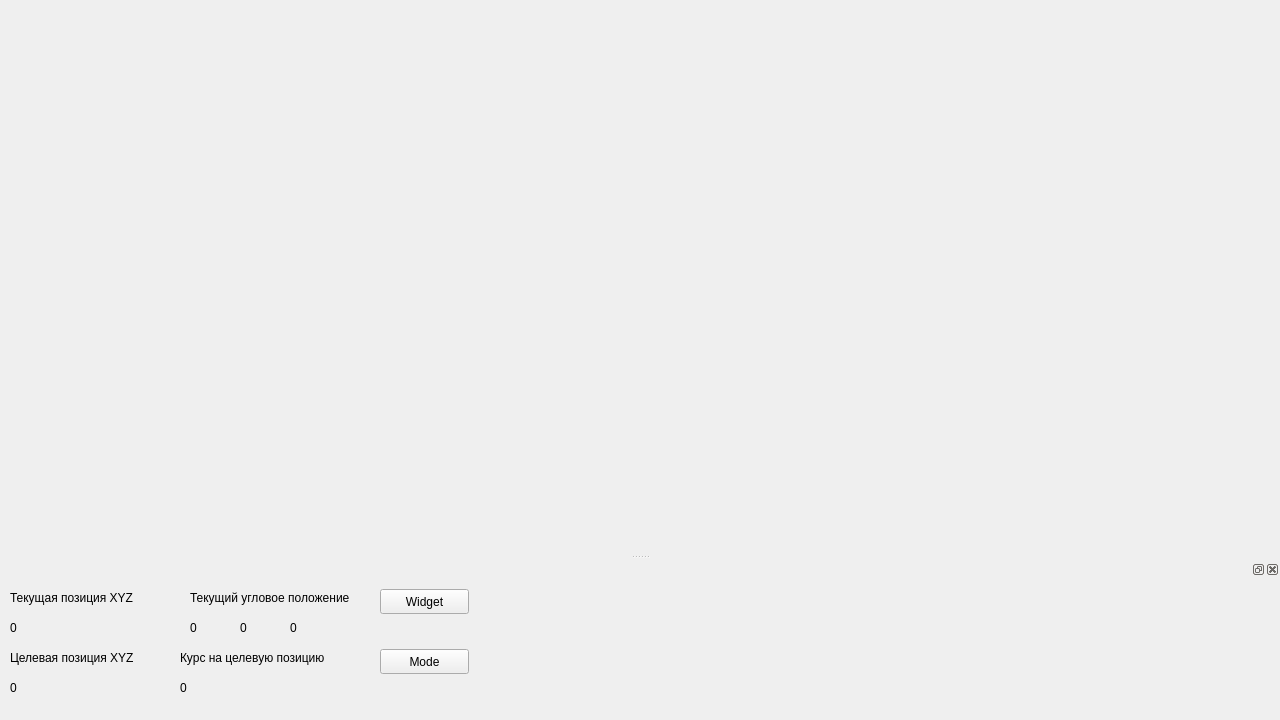
<?xml version="1.0" encoding="UTF-8"?>
<ui version="4.0">
 <class>MainWindow</class>
 <widget class="QMainWindow" name="MainWindow">
  <property name="geometry">
   <rect>
    <x>0</x>
    <y>0</y>
    <width>1280</width>
    <height>720</height>
   </rect>
  </property>
  <property name="minimumSize">
   <size>
    <width>1280</width>
    <height>720</height>
   </size>
  </property>
  <property name="windowTitle">
   <string>MainWindow</string>
  </property>
  <widget class="QWidget" name="centralwidget">
   <property name="minimumSize">
    <size>
     <width>640</width>
     <height>480</height>
    </size>
   </property>
  </widget>
  <widget class="QDockWidget" name="dockWidget">
   <property name="minimumSize">
    <size>
     <width>480</width>
     <height>160</height>
    </size>
   </property>
   <attribute name="dockWidgetArea">
    <number>8</number>
   </attribute>
   <widget class="QWidget" name="dockWidgetContents">
    <widget class="QLabel" name="text_xyz_position">
     <property name="geometry">
      <rect>
       <x>10</x>
       <y>10</y>
       <width>161</width>
       <height>17</height>
      </rect>
     </property>
     <property name="text">
      <string>Текущая позиция XYZ</string>
     </property>
    </widget>
    <widget class="QLabel" name="xyz_position">
     <property name="geometry">
      <rect>
       <x>10</x>
       <y>40</y>
       <width>181</width>
       <height>17</height>
      </rect>
     </property>
     <property name="text">
      <string>0</string>
     </property>
    </widget>
    <widget class="QLabel" name="text_next_position_xyz">
     <property name="geometry">
      <rect>
       <x>10</x>
       <y>70</y>
       <width>161</width>
       <height>17</height>
      </rect>
     </property>
     <property name="text">
      <string>Целевая позиция XYZ</string>
     </property>
    </widget>
    <widget class="QLabel" name="next_position_xyz">
     <property name="geometry">
      <rect>
       <x>10</x>
       <y>100</y>
       <width>181</width>
       <height>17</height>
      </rect>
     </property>
     <property name="text">
      <string>0</string>
     </property>
    </widget>
    <widget class="QLabel" name="text_current_attitude">
     <property name="geometry">
      <rect>
       <x>190</x>
       <y>10</y>
       <width>181</width>
       <height>17</height>
      </rect>
     </property>
     <property name="text">
      <string>Текущий угловое положение</string>
     </property>
    </widget>
    <widget class="QLabel" name="curent_course">
     <property name="geometry">
      <rect>
       <x>290</x>
       <y>40</y>
       <width>41</width>
       <height>17</height>
      </rect>
     </property>
     <property name="text">
      <string>0</string>
     </property>
    </widget>
    <widget class="QLabel" name="text_target_course">
     <property name="geometry">
      <rect>
       <x>180</x>
       <y>70</y>
       <width>181</width>
       <height>17</height>
      </rect>
     </property>
     <property name="text">
      <string>Курс на целевую позицию</string>
     </property>
    </widget>
    <widget class="QLabel" name="target_course">
     <property name="geometry">
      <rect>
       <x>180</x>
       <y>100</y>
       <width>67</width>
       <height>17</height>
      </rect>
     </property>
     <property name="text">
      <string>0</string>
     </property>
    </widget>
    <widget class="QLabel" name="current_roll">
     <property name="geometry">
      <rect>
       <x>240</x>
       <y>40</y>
       <width>41</width>
       <height>17</height>
      </rect>
     </property>
     <property name="text">
      <string>0</string>
     </property>
    </widget>
    <widget class="QLabel" name="current_pitch">
     <property name="geometry">
      <rect>
       <x>190</x>
       <y>40</y>
       <width>41</width>
       <height>17</height>
      </rect>
     </property>
     <property name="text">
      <string>0</string>
     </property>
    </widget>
    <widget class="QLabel" name="future_image">
     <property name="geometry">
      <rect>
       <x>480</x>
       <y>10</y>
       <width>480</width>
       <height>120</height>
      </rect>
     </property>
     <property name="text">
      <string/>
     </property>
    </widget>
    <widget class="QPushButton" name="pushButton_Widget">
     <property name="geometry">
      <rect>
       <x>380</x>
       <y>10</y>
       <width>89</width>
       <height>25</height>
      </rect>
     </property>
     <property name="text">
      <string>Widget</string>
     </property>
    </widget>
    <widget class="QPushButton" name="pushButton_Mode">
     <property name="geometry">
      <rect>
       <x>380</x>
       <y>70</y>
       <width>89</width>
       <height>25</height>
      </rect>
     </property>
     <property name="text">
      <string>Mode</string>
     </property>
    </widget>
    <widget class="QLabel" name="label_mode">
     <property name="geometry">
      <rect>
       <x>380</x>
       <y>40</y>
       <width>67</width>
       <height>17</height>
      </rect>
     </property>
     <property name="text">
      <string/>
     </property>
    </widget>
   </widget>
  </widget>
  <zorder>dockWidget</zorder>
 </widget>
 <resources/>
 <connections/>
</ui>
